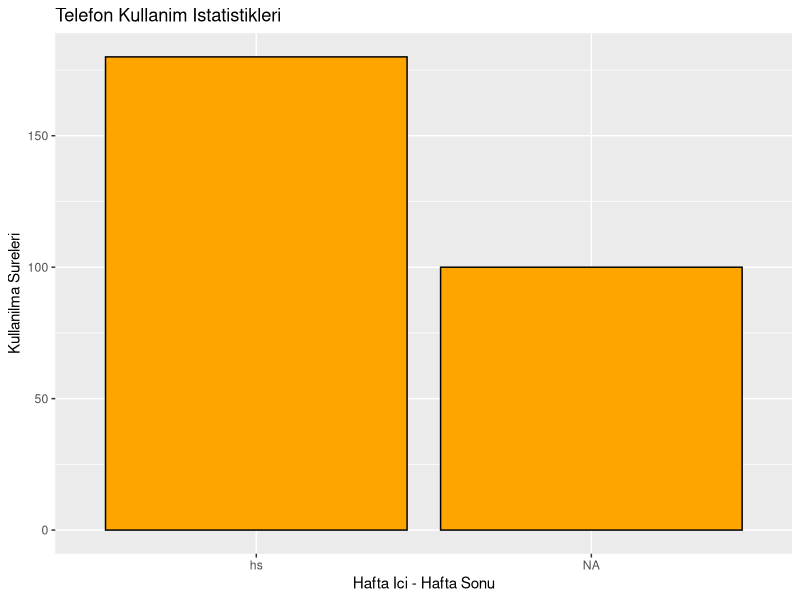
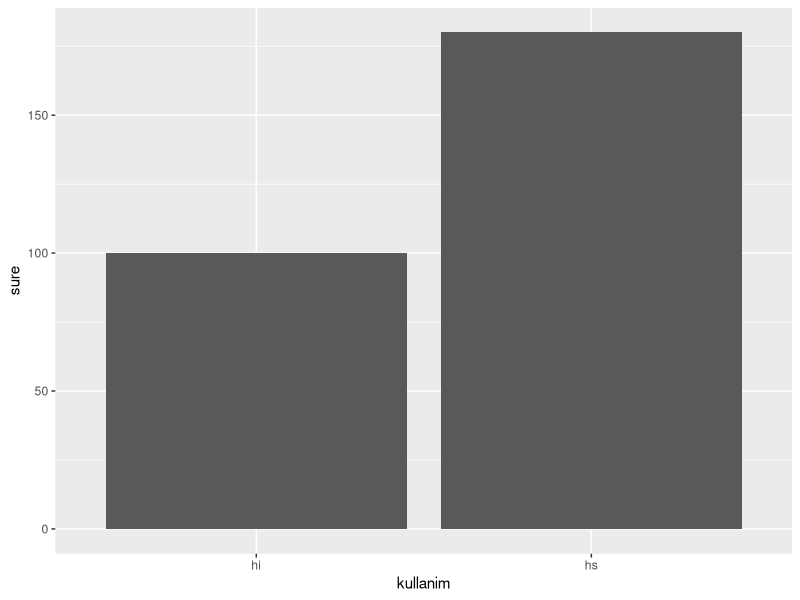
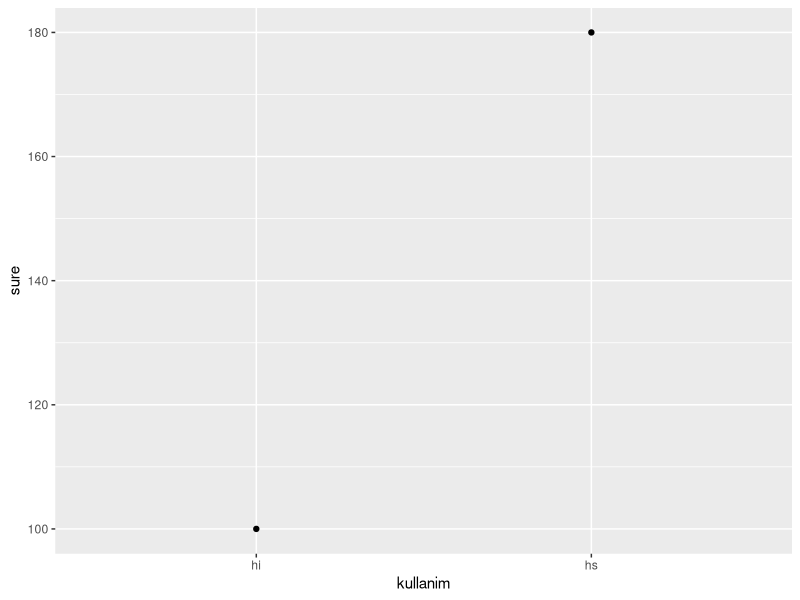
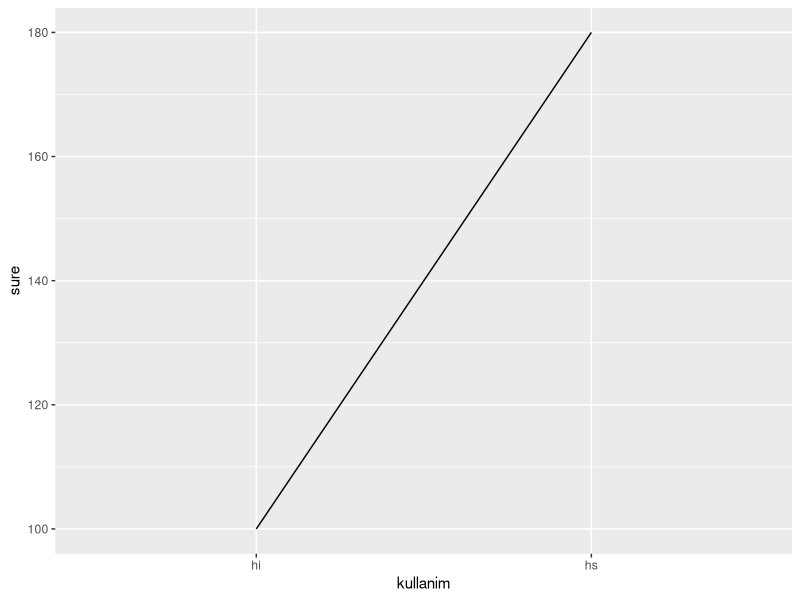
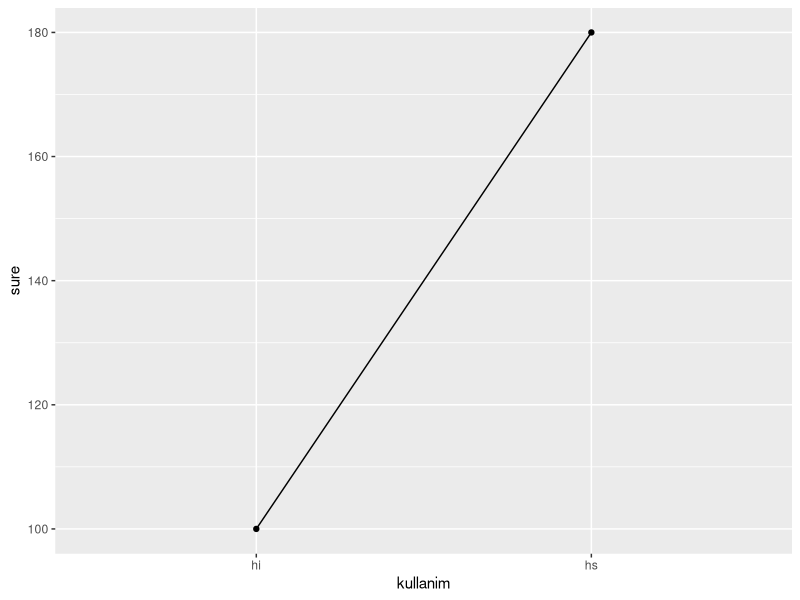
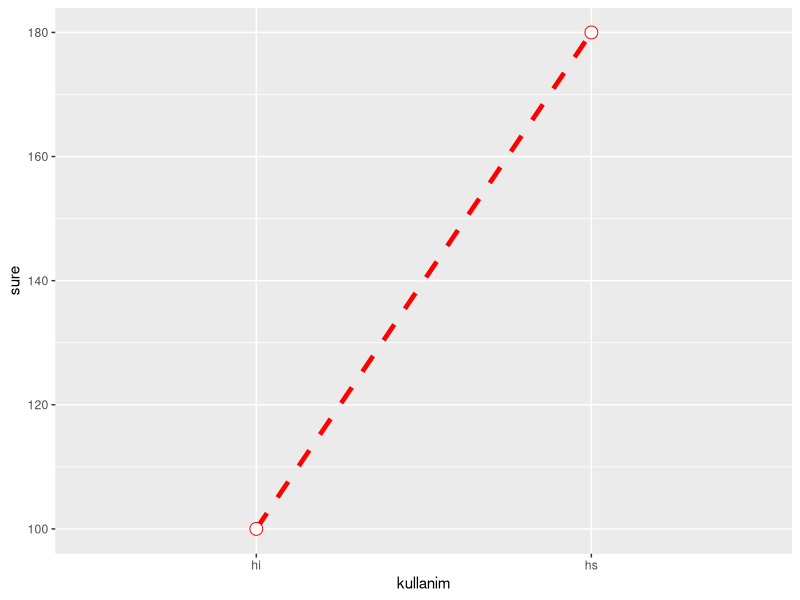
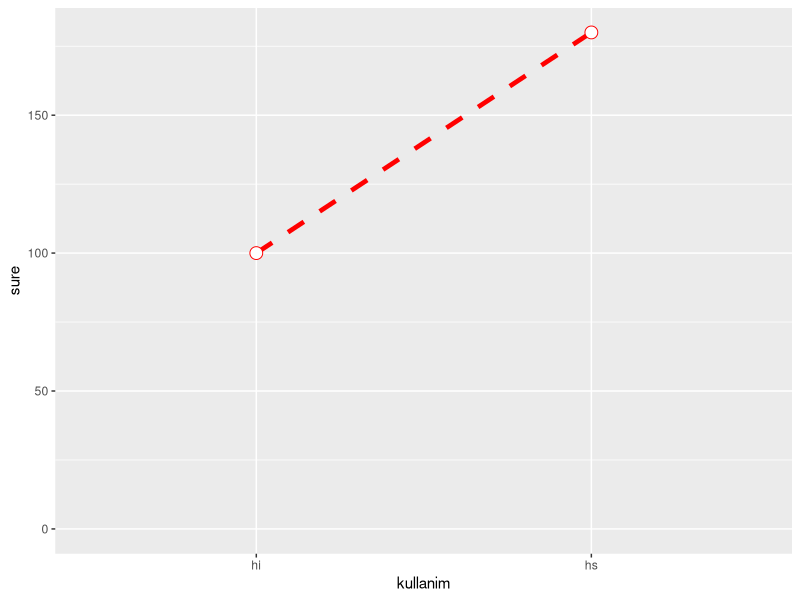
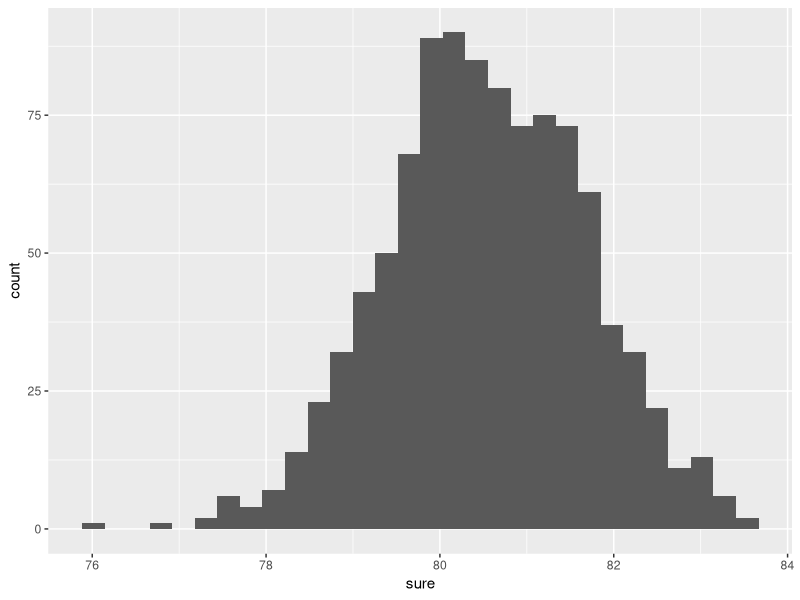

Reproduce these figures in R, in order. (Note: this script raises an error after producing the figures.)
## ---- chunk 1

library(tibble)
library(dplyr)
library(ggplot2)

df <- tibble(
  kullanim = factor(c("hi","hs"), levels = c("his","hs")), # kesikli degisken
  sure = c(100, 180) # surekli degisken
)

# degiskenleri belirttik, fill le kullanima gore bolcek
# cevresi siyah ici turuncu, istatistigi identity olsun grafigi gorsellestirmek icin kullanılacak metrik indetity olsun dedik
ggplot(data = df, aes(x = kullanim, y =  sure, fill = kullanim)) +
  geom_bar(colour = "black", fill = "orange", stat = "identity") +
  guides(filled = FALSE) +
  xlab("Hafta Ici - Hafta Sonu") + ylab("Kullanilma Sureleri") +
  ggtitle("Telefon Kullanim Istatistikleri")


# BASLANGICTI BU

## ---- chunk 2

# kesikli degisken kategorik degisken oldugu anlamina gelir; cinsiyet, semt, il, ilçe, anne, baba, eş, rutbe gibi

df <- tibble(
  kullanim = c(rep("hi",20), rep("hs",10)) 
  # rep ile hi'den 20, hs den 10 tane urettik
  )
  

df <- tibble(
  kullanim = factor(c("hi","hs"), levels = c("hi","hs")),
  sure = c(100, 180)
) 
  


## ---- chunk 3

# kategorik degisken gorsellestirilmek istenildiginde geom_bar kullanilir

# R ben geliyorum degiskenim bu verim bu demis olduk
# ggplot(df, aes(kullanim))

# x eksenine kullanım,  eksenine de sure verdik
ggplot(df, aes(x = kullanim, y = sure)) + #hi ve hs ye gore almis olduk
  geom_bar(stat = "identity") 



## ---- chunk 4

# bu da kategorik degiskenleri gorsellestirmek ici kullanilan degisken


df <- tibble(
  kullanim = factor(c("hi","hs"), levels = c("hi","hs")),
  sure = c(100, 180)
)


# nokta fgrafik

ggplot(df, aes(x = kullanim, y = sure, group = 1))+
  geom_point()


# cizgi grafik

ggplot(df, aes(x = kullanim, y = sure, group = 1)) +
  geom_line()

# ikisini deneyelim
ggplot(df, aes(x = kullanim, y = sure, group = 1))+
  geom_line() +
  geom_point()

# renk ayarlayalim
# tipini ekleyelim line_tyoe la
# fill ile icini dolduruyoruz
ggplot(df, aes(x = kullanim, y = sure, group = 1))+
  geom_line(colour = "red", linetype = "dashed", size = 1.6) +
  geom_point(colour = "red", size = 4, shape = 21, fill = "white" )


# bu eksenin nerden basladıgını gorup takip etmek istiyorum,
# hangi degerden basladiysa bana bunu gorsel de ifade edin ki
# benim bu alan da analitik bakis acimi celeyin gibi birsey denebilir
# expland_ limits dedik onun icin daha anlamli oldu simdi
ggplot(df, aes(x = kullanim, y = sure, group = 1))+
  geom_line(colour = "red", linetype = "dashed", size = 1.6) +
  geom_point(colour = "red", size = 4, shape = 21, fill = "white" ) +
  expand_limits(y = 0)

## ---- chunk 5

## ---- chunk 6

df <- tibble(
  cinsiyet = factor(rep(c("E","K"), each = 500)),
  sure = c(rnorm(500, mean = 80), rnorm(500, mean = 81))
)

## ---- chunk 7

ggplot(df, aes(sure))+
  geom_histogram()


ggplot(df, aes(sure)) +
  geom_histogram(binwidth = .5) # araliklarinin ne olmasi ile ilgili parametre girdik

ggplot(df, aes(sure)) +
  geom_histogram(binwidth = .5, colour = "black", fill = "orange")
  xlab("Sure Dagilimi") + ylab("Frekans") + ggtitle("Bu bir histogramdır")
  
# yogunlugunu yani verdigimiz surekli degiskenin dagilimini gorsellestirmik olduk
ggplot(df, aes(sure))+ 
  geom_density()

# yogunluga gore histogrami bicimlendirmis olduk
ggplot(df, aes(sure))+
  geom_histogram(aes(y = ..density..), binwidth = .5, colour = "black", fill = "orange") + 
  geom_density(alpha = .3, fill = "black") # saydamligi ayarladik


## ---- chunk 8

# cinsiyete gore iki tane farkli histogram olusturucaz amacimiz bu

ggplot(df, aes(sure, fill = cinsiyet)) +
  geom_density()
  geom_histogram(binwidth = .5, alpha = .5, position = "identity" )


## ---- chunk 9

# facet_grid() -> grafikleri bolmek icin kullanilan fonksiyondur

ggplot(df, aes(sure))+
  geom_histogram(aes(y = ..density..), binwidth = .5, colour = "black", fill = "orange") +
  facet_grid(cinsiyet ~ .)

# alt trafta kadınlar ust tarafta erkkeler gunluk telefon kullanma sikliklarina bakmis olduk


## ---- chunk 10
# adi ustu kutu seklinde grafik veriyor

ggplot(df, aes(x = cinsiyet, y = sure, fill = cinsiyet)) +
  geom_boxplot()
  guides(fill = FALSE)
  coord_flip()


## ---- chunk 11

#alan grafigi

ggplot(df, aes(sure)) + 
  geom_area(stat = "bin") # bu kisim geometrik sekil kismi


## ---- chunk 12

#frekans olusturma grafigi

ggplot(df, aes(sure)) +
  geom_freqpoly()


## ---- chunk 13

# noktalardan olusan grafik

ggplot(df, aes(sure)) +
  geom_dotplot()


## ---- chunk 14

# verilen iki tane sürekli degiskenin birbirlerine gore durumlarini anlamaya yariyor

df <- tibble(
  cinsiyet = factor(rep(c("E","K"), each = 500)),
  m = c(rnorm(500, mean = 80), rnorm(500, mean = 82)),
  w = c(rnorm(500, mean = 82), rnorm(500, mean = 81))
)


## ---- chunk 15

# web ve mobil arasidnaki iliskiyi anlamaya calisicaz

ggplot(df, aes(m, w)) +
  geom_point()

# degiskenleri girdik
ggplot(df, aes(m, w)) +
  geom_point()
  geom_smooth(method = lm) # lineer model ekledik point'i anlamlandırmak icin egri ekledik ama ben ekleyemedim nedense anlamadim da

ggplot(df, aes(m, w))+
  geom_point()
  geom_smooth(method = lm, se = FALSE)
  
ggplot(df, aes(m, w)) +
  geom_point()
  geom_smooth()
  
  
ggplot(df, aes(m, w, colour = cinsiyet)) +
  geom_point()
  geom_smooth(method = lm, se = FALSE)

## ---- chunk 16

df <- tibble(
  kullanim = factor(c("hi","hs"), levels = c("hi","hs")),
  sure = c(100, 180)
)

ggplot(df, aes(kullanim, sure, fill = kullanim)) +
  geom_bar(colour = "black", fill = "orange", stat = "identity")


## ---- chunk 17

df <- tibble(
  cinsiyet = factor(rep(c("E","K"), each = 500)),
  sure = c(rnorm(500, mean = 80), rnorm(500, mean =81)))

ggplot(df, aes(x = cinsiyet, y = sure, fill = cinsiyet)) +
  geom_boxplot() +
  guides(fill = FALSE) 
  
  
## ---- chunk 18

ggplot(df, aes(x = cinsiyet, y = sure, fill = cinsiyet)) +
  geom_dotplot(binaxis = "y", stackdir = "center")


## ---- chunk 19

ggplot(df, aes(x = cinsiyet, y = sure, fill = cinsiyet)) +
  geom_violin(scale = "area")


## ---- chunk 20

# iki degiskenin kesikli olmasi durumu, kategorik olmasi durumu

df <- tibble(
  kullanim = factor(c("hi","hs","hi","hs"), levels = c("hi","hs")),
  sure = c(100, 180, 90, 200),
  cinsiyet = factor(c("E","E","K","K"))
)

ggplot(df, aes(kullanim, cinsiyet)) +
  geom_count()


## ---- chunk 21

# olusturulan grafikleri bolme islemi yapicaz

df <- tibble(
  c = factor(rep(c("E","K"), each = 600)), # cinsiyet
  m = c(rnorm(600, mean = 80), rnorm(600, mean = 82)), # mobil
  w = c(rnorm(600, mean = 82), rnorm(600, mean = 81)), # web
  me = factor(rep(c("A","B","C"), each = 400)) # meslek
)

t <- ggplot(df, aes(m, w)) + geom_point()


# sutunlara bolmek istedigimizde ~ isaretinin yanina c ayzik bolmek istedigimizi yani
t + facet_grid(. ~ c) # grafigi sutun bazinda ikiye bolmus oldu

# satirlara bolmek istedigimizde tam tersini yapiyoruz
t + facet_grid(c ~ .) # satir bazinda bolduk

# hem satir hem sutunlara bolme
t+ facet_grid(me ~ c)

## ---- chunk 22

head(economics)

d <- economics


# digerlerine gore farkli olarak aes dedikten sonra ilk olarak 
# zaman degiskenini(date) ekliyoruz ilk olarak tabloya baktık ve eledik
# sonra zamana karsilik orsellestirmek istedigimiz degiskeni(pop) girdik

ggplot(d, aes(date, pop)) + 
  geom_line()

# zaman degiskeninin zamand egiskeni oldugunu R' bildirmemiz gerekiyor
s <- d %>% filter(date > as.Date("2010-1-1"))

ggplot(s, aes(date, pop)) + 
  geom_line()

# bu ekseni veri seti icerisinde kirpmis olduk


# bir boyutlandirma yaptik,
# issizligi nufusa bolduk, ve 
# bu bolumun sonucunu tarihlere gore grafikte uzerinde 
# yapisini ifade etcek sekilde gostermis olduk
ggplot(d, aes(date, pop)) +
  geom_line(aes(size = unempoy / pop ))




## ---- chunk 23

df <- economics %>%
  select(date, psavert, uempmed) %>%
  gather(key = "variable", value ="value", -date)
head(df, 3)


ggplot(df, aes(date, value)) +
  geom_line(aes(color = variable), size = 1)

# alan grafiği hali
ggplot(df, aes(date, value)) +
  geom_area(aes(color = variable, fill = variable),
  alpha = 0.5, position = position_dodge(0.8))

## ---- chunk 24

mtcars

d <- diamonds

# urunlerimizin fiyat dagilimi nedir ?

ggplot(d, aes(price)) +
  geom_histogram()

#price ne betimler belki cut olabilir tabloya gore hareket ediyoz

# yani price'ın bazi kategorik degiskenler bazındaki kirilimlarini merak ediyoruz

d %>% group_by(cut) %>% # cut' a gore grupladik
  summarise(n = n(), ort = mean(price)) 
# cut'a gore gruplanmıs price degiskeninin ortalamasini vericek

k <- d %>% group_by(color) %>% # color' a gore grupladik
  summarise(n = n(), ort = mean(price))

# kesikli veiyi grafige bastik
# mutlak deger elimizde ort, frekans da elimizde n
ggplot(k, aes(color, ort)) +
  geom_bar(stat = "identity", colour = "black", fill= "orange")


ggplot(d, aes(price, fill = color)) +
  geom_density()

  geom_histogram(binwidth = .5, alpha = .5, position = "identity")

